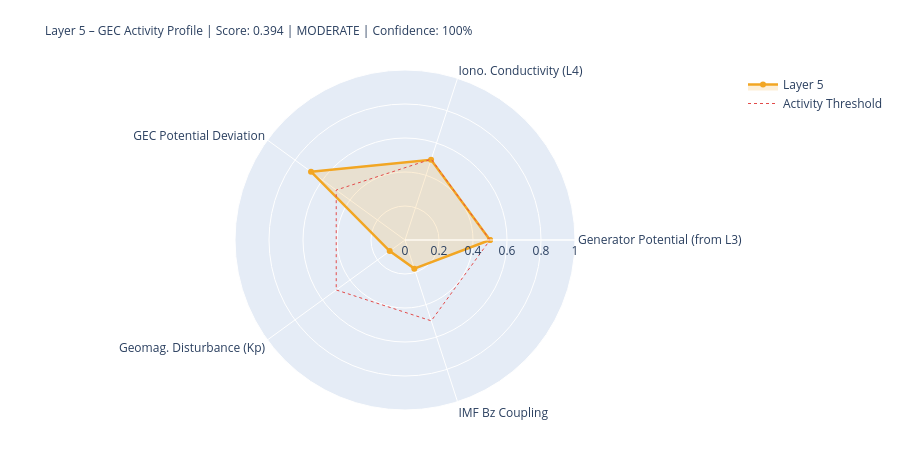

Write notebook code for a chart like this one.
### Markdown cell above
---
## 5. State Assessment & Handoff to Layer 6

### Code cell
# ============================================================
# LAYER-5-SCORE
# ============================================================

# Components
# 1) Generator activity (Layer-3-driven)
gen_score = norm(generator_strength, 0.3, 2.0)
gen_src   = 'from_layer3' if l3_thunder_score is not None else 'estimated'

# 2) Ionospheric conductivity (Layer-4-driven)
iono_score = norm(iono_cond_factor, 0.7, 1.4)
iono_src   = 'from_layer4' if l4_ioniz is not None else 'estimated'

# 3) GEC potential deviation from reference
pot_score = norm(abs(delta_V_pct), 0, 30)  # 0 = at reference, 1 = 30% deviation
pot_src   = 'derived'

# 4) Geomagnetic disturbance (Kp) – modulates vertical currents
kp_score = norm(kp_val, 0, 9)
kp_src   = 'primary' if kp_now is not None else 'from_layer4'

# 5) IMF Bz coupling (southward = stronger M-I coupling → GEC influence)
bz_score = norm(-(bz_now or 0), -5, 30) if bz_now is not None else None
bz_src   = 'primary' if bz_now is not None else 'missing'

COMPONENTS = {
    'Generator Potential (from L3)':  {'score': gen_score,   'source': 'derived_from_layer3', 'dynamic': True},
    'Iono. Conductivity (L4)':      {'score': iono_score,  'source': iono_src, 'dynamic': True},
    'GEC Potential Deviation':      {'score': pot_score,   'source': pot_src,  'dynamic': True},
    'Geomag. Disturbance (Kp)':         {'score': kp_score,    'source': kp_src,   'dynamic': True},
    'IMF Bz Coupling':               {'score': bz_score,    'source': bz_src,   'dynamic': True},
}

available   = {k: v['score'] for k, v in COMPONENTS.items() if v['score'] is not None}
unavailable = [k for k, v in COMPONENTS.items() if v['score'] is None]
layer5_score = round(sum(available.values()) / len(available), 4) if available else None
confidence   = round(len(available) / len(COMPONENTS), 2)
level = ('unknown' if layer5_score is None
         else 'quiet'   if layer5_score < 0.3
         else 'moderate' if layer5_score < 0.6
         else 'active')
dominant_l5 = max(available, key=available.get) if available else 'none'

# Kp consistency: separate 1-min raw value from score value
kp_1m_raw   = kp_now          # directly from API (can be 0.0 during live measurement)
kp_for_score = kp_val          # from Layer-0 context or estimated value if needed
kp_score_src = kp_src

W = 68
print('=' * W)
print('LAYER 5 – GLOBAL ELECTRIC CIRCUIT – STATE ASSESSMENT')
print('=' * W)
for name, comp in COMPONENTS.items():
    s = comp['score']
    if s is not None:
        bar = '█' * int(s*20) + '░' * (20-int(s*20))
        print(f'  {name:<34} {bar}  {s:.3f}  [{comp["source"]}]')
    else:
        print(f'  {name:<34} {"─"*20}  n/a   [missing]')
print('-' * W)
print(f'  Score:         {layer5_score:.3f}  ({len(available)}/{len(COMPONENTS)} components)')
print(f'  Confidence:    {confidence:.0%}')
print(f'  Level:         {level.upper()}')
print(f'  Dominant:      {dominant_l5}')
print(f'  V_iono:        {V_iono_mod:.1f} kV  (Δ {delta_V_pct:+.1f}% vs. Ref)')
print(f'  I_total:       {I_total_mod:.1f} A   (Δ {delta_I_pct:+.1f}% vs. Ref)')
print('=' * W)

# Radar
cats   = list(available.keys())
vals_r = list(available.values())
if len(cats) >= 3:
    fig = go.Figure()
    fig.add_trace(go.Scatterpolar(
        r=vals_r + [vals_r[0]], theta=cats + [cats[0]],
        fill='toself', fillcolor='rgba(242,166,35,0.18)',
        line=dict(color='#F2A623', width=2.5), name='Layer 5'
    ))
    fig.add_trace(go.Scatterpolar(
        r=[0.5]*(len(cats)+1), theta=cats+[cats[0]],
        line=dict(color='#E24B4A', dash='dot', width=1),
        mode='lines', name='Activity Threshold'
    ))
    fig.update_layout(
        title=dict(
            text=f'Layer 5 – GEC Activity Profile | Score: {layer5_score:.3f} | {level.upper()} | Confidence: {confidence:.0%}',
            font=dict(size=12)
        ),
        polar=dict(radialaxis=dict(visible=True, range=[0,1])),
        height=450, showlegend=True,
        margin=dict(l=80, r=80, t=70, b=40)
    )
    fig.show()

### Figure 1 — Plotly figure (JSON) as saved in the notebook; plotly's stock layout.template omitted (floating-point values rounded to 4 significant figures)
{"data": [{"fill": "toself", "fillcolor": "rgba(242,166,35,0.18)", "line": {"color": "#F2A623", "width": 2.5}, "name": "Layer 5", "r": [0.5, 0.4963, 0.6833, 0.1111, 0.1771, 0.5], "theta": ["Generator Potential (from L3)", "Iono. Conductivity (L4)", "GEC Potential Deviation", "Geomag. Disturbance (Kp)", "IMF Bz Coupling", "Generator Potential (from L3)"], "type": "scatterpolar"}, {"line": {"color": "#E24B4A", "dash": "dot", "width": 1}, "mode": "lines", "name": "Activity Threshold", "r": [0.5, 0.5, 0.5, 0.5, 0.5, 0.5], "theta": ["Generator Potential (from L3)", "Iono. Conductivity (L4)", "GEC Potential Deviation", "Geomag. Disturbance (Kp)", "IMF Bz Coupling", "Generator Potential (from L3)"], "type": "scatterpolar"}], "layout": {"height": 450, "margin": {"b": 40, "l": 80, "r": 80, "t": 70}, "polar": {"radialaxis": {"range": [0, 1], "visible": true}}, "showlegend": true, "title": {"font": {"size": 12}, "text": "Layer 5 – GEC Activity Profile | Score: 0.394 | MODERATE | Confidence: 100%"}}}
